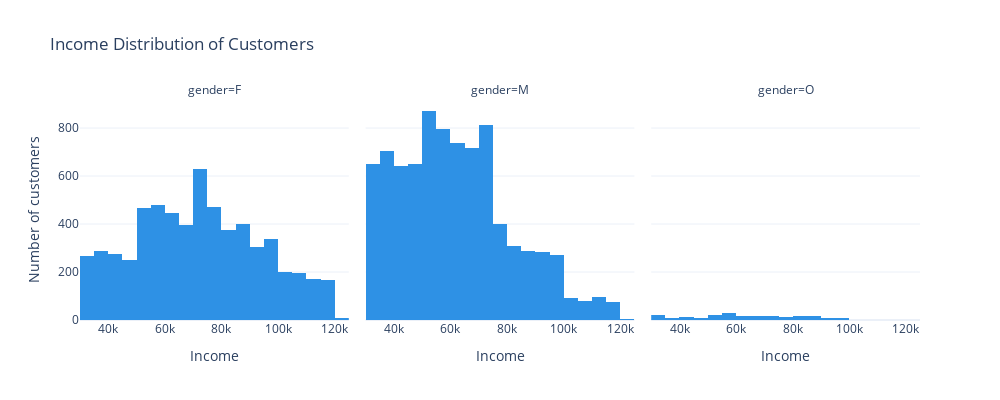

The notebook cell saved with this chart:
### Code cell
# Plot income distribution by gender 
fig = px.histogram(profile, x='income', facet_col='gender', width=1000, height=400, nbins=24, 
                  template = 'plotly_white', color_discrete_sequence=px.colors.qualitative.Dark24, 
                   title='Income Distribution of Customers', labels={'income':'Income'})
fig.update_layout(yaxis_title="Number of customers")
fig.show()

### Figure 1 — Plotly figure (JSON) as saved in the notebook; plotly's stock layout.template omitted (floating-point values rounded to 4 significant figures; data arrays with more than 128 entries replaced by an {"elided": "..."} marker saying what was removed)
{"data": [{"alignmentgroup": "True", "bingroup": "x", "hovertemplate": "gender=F<br>Income=%{x}<br>count=%{y}<extra></extra>", "legendgroup": "", "marker": {"color": "#2E91E5", "pattern": {"shape": ""}}, "name": "", "nbinsx": 24, "offsetgroup": "", "orientation": "v", "showlegend": false, "type": "histogram", "x": {"elided": "6129 int values"}, "xaxis": "x", "yaxis": "y"}, {"alignmentgroup": "True", "bingroup": "x", "hovertemplate": "gender=M<br>Income=%{x}<br>count=%{y}<extra></extra>", "legendgroup": "", "marker": {"color": "#2E91E5", "pattern": {"shape": ""}}, "name": "", "nbinsx": 24, "offsetgroup": "", "orientation": "v", "showlegend": false, "type": "histogram", "x": {"elided": "8484 int values"}, "xaxis": "x2", "yaxis": "y2"}, {"alignmentgroup": "True", "bingroup": "x", "hovertemplate": "gender=O<br>Income=%{x}<br>count=%{y}<extra></extra>", "legendgroup": "", "marker": {"color": "#2E91E5", "pattern": {"shape": ""}}, "name": "", "nbinsx": 24, "offsetgroup": "", "orientation": "v", "showlegend": false, "type": "histogram", "x": {"elided": "212 int values"}, "xaxis": "x3", "yaxis": "y3"}], "layout": {"annotations": [{"font": {}, "showarrow": false, "text": "gender=F", "x": 0.16, "xanchor": "center", "xref": "paper", "y": 1, "yanchor": "bottom", "yref": "paper"}, {"font": {}, "showarrow": false, "text": "gender=M", "x": 0.5, "xanchor": "center", "xref": "paper", "y": 1, "yanchor": "bottom", "yref": "paper"}, {"font": {}, "showarrow": false, "text": "gender=O", "x": 0.84, "xanchor": "center", "xref": "paper", "y": 1, "yanchor": "bottom", "yref": "paper"}], "barmode": "relative", "height": 400, "legend": {"tracegroupgap": 0}, "title": {"text": "Income Distribution of Customers"}, "width": 1000, "xaxis": {"anchor": "y", "domain": [0, 0.32], "title": {"text": "Income"}}, "xaxis2": {"anchor": "y2", "domain": [0.34, 0.66], "matches": "x", "title": {"text": "Income"}}, "xaxis3": {"anchor": "y3", "domain": [0.68, 1.0], "matches": "x", "title": {"text": "Income"}}, "yaxis": {"anchor": "x", "domain": [0, 1], "title": {"text": "Number of customers"}}, "yaxis2": {"anchor": "x2", "domain": [0, 1], "matches": "y", "showticklabels": false}, "yaxis3": {"anchor": "x3", "domain": [0, 1], "matches": "y", "showticklabels": false}}}
